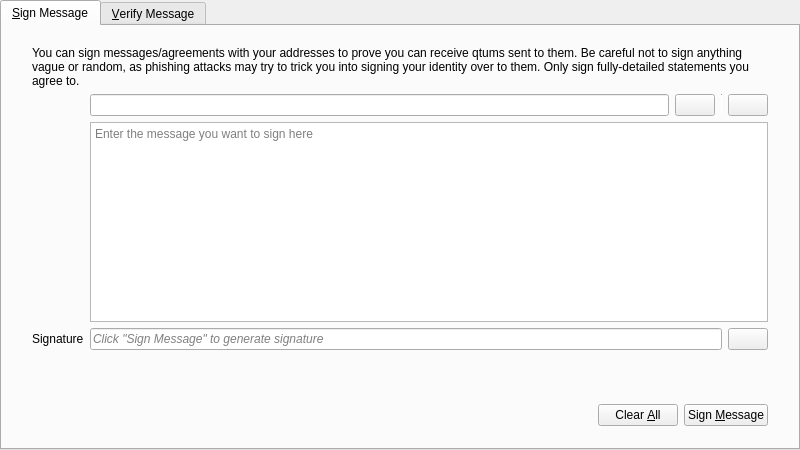
<?xml version="1.0" encoding="UTF-8"?>
<ui version="4.0">
 <class>SignVerifyMessageDialog</class>
 <widget class="QDialog" name="SignVerifyMessageDialog">
  <property name="geometry">
   <rect>
    <x>0</x>
    <y>0</y>
    <width>800</width>
    <height>450</height>
   </rect>
  </property>
  <property name="windowTitle">
   <string>Signatures - Sign / Verify a Message</string>
  </property>
  <property name="modal">
   <bool>true</bool>
  </property>
  <layout class="QVBoxLayout" name="verticalLayout">
   <property name="leftMargin">
    <number>0</number>
   </property>
   <property name="topMargin">
    <number>0</number>
   </property>
   <property name="rightMargin">
    <number>0</number>
   </property>
   <property name="bottomMargin">
    <number>0</number>
   </property>
   <item>
    <widget class="QTabWidget" name="tabWidget">
     <property name="currentIndex">
      <number>0</number>
     </property>
     <widget class="QWidget" name="tabSignMessage">
      <attribute name="title">
       <string>&amp;Sign Message</string>
      </attribute>
      <layout class="QVBoxLayout" name="verticalLayout_SM">
       <property name="leftMargin">
        <number>0</number>
       </property>
       <property name="topMargin">
        <number>0</number>
       </property>
       <property name="rightMargin">
        <number>0</number>
       </property>
       <property name="bottomMargin">
        <number>0</number>
       </property>
       <item>
        <layout class="QVBoxLayout" name="verticalLayout_3">
         <property name="leftMargin">
          <number>30</number>
         </property>
         <property name="topMargin">
          <number>20</number>
         </property>
         <property name="rightMargin">
          <number>30</number>
         </property>
         <property name="bottomMargin">
          <number>20</number>
         </property>
         <item>
          <layout class="QGridLayout" name="gridLayout">
           <item row="1" column="1">
            <layout class="QHBoxLayout" name="horizontalLayout_1_SM">
             <property name="spacing">
              <number>6</number>
             </property>
             <item>
              <widget class="QValidatedLineEdit" name="addressIn_SM">
               <property name="toolTip">
                <string>The VuiCash address to sign the message with</string>
               </property>
              </widget>
             </item>
             <item>
              <widget class="VuiCashPushButton" name="addressBookButton_SM">
               <property name="toolTip">
                <string>Choose previously used address</string>
               </property>
               <property name="text">
                <string/>
               </property>
               <property name="icon">
                <iconset resource="../bitcoin.qrc">
                 <normaloff>:/icons/address-book</normaloff>:/icons/address-book</iconset>
               </property>
               <property name="shortcut">
                <string>Alt+A</string>
               </property>
               <property name="autoDefault">
                <bool>false</bool>
               </property>
              </widget>
             </item>
             <item>
              <widget class="Line" name="vLine">
               <property name="maximumSize">
                <size>
                 <width>1</width>
                 <height>22</height>
                </size>
               </property>
               <property name="orientation">
                <enum>Qt::Vertical</enum>
               </property>
              </widget>
             </item>
             <item>
              <widget class="VuiCashPushButton" name="pasteButton_SM">
               <property name="toolTip">
                <string>Paste address from clipboard</string>
               </property>
               <property name="text">
                <string/>
               </property>
               <property name="icon">
                <iconset resource="../bitcoin.qrc">
                 <normaloff>:/icons/editpaste</normaloff>:/icons/editpaste</iconset>
               </property>
               <property name="shortcut">
                <string>Alt+P</string>
               </property>
               <property name="autoDefault">
                <bool>false</bool>
               </property>
              </widget>
             </item>
            </layout>
           </item>
           <item row="2" column="1">
            <widget class="QPlainTextEdit" name="messageIn_SM">
             <property name="toolTip">
              <string>Enter the message you want to sign here</string>
             </property>
             <property name="placeholderText">
              <string>Enter the message you want to sign here</string>
             </property>
            </widget>
           </item>
           <item row="3" column="1">
            <layout class="QHBoxLayout" name="horizontalLayout_2_SM">
             <property name="spacing">
              <number>6</number>
             </property>
             <item>
              <widget class="QLineEdit" name="signatureOut_SM">
               <property name="font">
                <font>
                 <italic>true</italic>
                </font>
               </property>
               <property name="readOnly">
                <bool>true</bool>
               </property>
               <property name="placeholderText">
                <string>Click &quot;Sign Message&quot; to generate signature</string>
               </property>
              </widget>
             </item>
             <item>
              <widget class="VuiCashPushButton" name="copySignatureButton_SM">
               <property name="toolTip">
                <string>Copy the current signature to the system clipboard</string>
               </property>
               <property name="text">
                <string/>
               </property>
               <property name="icon">
                <iconset resource="../bitcoin.qrc">
                 <normaloff>:/icons/editcopy</normaloff>:/icons/editcopy</iconset>
               </property>
               <property name="autoDefault">
                <bool>false</bool>
               </property>
              </widget>
             </item>
            </layout>
           </item>
           <item row="3" column="0">
            <widget class="QLabel" name="signatureLabel_SM">
             <property name="text">
              <string>Signature</string>
             </property>
             <property name="textFormat">
              <enum>Qt::PlainText</enum>
             </property>
            </widget>
           </item>
           <item row="0" column="0" colspan="2">
            <widget class="QLabel" name="infoLabel_SM">
             <property name="text">
              <string>You can sign messages/agreements with your addresses to prove you can receive qtums sent to them. Be careful not to sign anything vague or random, as phishing attacks may try to trick you into signing your identity over to them. Only sign fully-detailed statements you agree to.</string>
             </property>
             <property name="textFormat">
              <enum>Qt::PlainText</enum>
             </property>
             <property name="wordWrap">
              <bool>true</bool>
             </property>
            </widget>
           </item>
          </layout>
         </item>
        </layout>
       </item>
       <item>
        <widget class="QWidget" name="buttonsContainerWhite" native="true">
         <layout class="QHBoxLayout" name="horizontalLayout">
          <property name="leftMargin">
           <number>30</number>
          </property>
          <property name="topMargin">
           <number>15</number>
          </property>
          <property name="rightMargin">
           <number>30</number>
          </property>
          <item>
           <spacer name="horizontalSpacer_1_SM">
            <property name="orientation">
             <enum>Qt::Horizontal</enum>
            </property>
            <property name="sizeHint" stdset="0">
             <size>
              <width>40</width>
              <height>48</height>
             </size>
            </property>
           </spacer>
          </item>
          <item>
           <widget class="QLabel" name="statusLabel_SM">
            <property name="font">
             <font>
              <weight>75</weight>
              <bold>true</bold>
             </font>
            </property>
            <property name="text">
             <string/>
            </property>
            <property name="wordWrap">
             <bool>true</bool>
            </property>
           </widget>
          </item>
          <item>
           <spacer name="horizontalSpacer_2_SM">
            <property name="orientation">
             <enum>Qt::Horizontal</enum>
            </property>
            <property name="sizeHint" stdset="0">
             <size>
              <width>40</width>
              <height>48</height>
             </size>
            </property>
           </spacer>
          </item>
          <item>
           <widget class="VuiCashPushButton" name="clearButton_SM">
            <property name="toolTip">
             <string>Reset all sign message fields</string>
            </property>
            <property name="text">
             <string>Clear &amp;All</string>
            </property>
            <property name="icon">
             <iconset resource="../bitcoin.qrc">
              <normaloff>:/icons/remove</normaloff>:/icons/remove</iconset>
            </property>
            <property name="autoDefault">
             <bool>false</bool>
            </property>
           </widget>
          </item>
          <item>
           <widget class="VuiCashPushButton" name="signMessageButton_SM">
            <property name="toolTip">
             <string>Sign the message to prove you own this VuiCash address</string>
            </property>
            <property name="text">
             <string>Sign &amp;Message</string>
            </property>
            <property name="icon">
             <iconset resource="../bitcoin.qrc">
              <normaloff>:/icons/edit</normaloff>:/icons/edit</iconset>
            </property>
            <property name="autoDefault">
             <bool>false</bool>
            </property>
           </widget>
          </item>
         </layout>
        </widget>
       </item>
      </layout>
     </widget>
     <widget class="QWidget" name="tabVerifyMessage">
      <attribute name="title">
       <string>&amp;Verify Message</string>
      </attribute>
      <layout class="QVBoxLayout" name="verticalLayout_VM">
       <property name="leftMargin">
        <number>0</number>
       </property>
       <property name="topMargin">
        <number>0</number>
       </property>
       <property name="rightMargin">
        <number>0</number>
       </property>
       <property name="bottomMargin">
        <number>0</number>
       </property>
       <item>
        <layout class="QVBoxLayout" name="verticalLayout_2">
         <property name="leftMargin">
          <number>30</number>
         </property>
         <property name="topMargin">
          <number>20</number>
         </property>
         <property name="rightMargin">
          <number>30</number>
         </property>
         <property name="bottomMargin">
          <number>20</number>
         </property>
         <item>
          <widget class="QLabel" name="infoLabel_VM">
           <property name="text">
            <string>Enter the receiver's address, message (ensure you copy line breaks, spaces, tabs, etc. exactly) and signature below to verify the message. Be careful not to read more into the signature than what is in the signed message itself, to avoid being tricked by a man-in-the-middle attack. Note that this only proves the signing party receives with the address, it cannot prove sendership of any transaction!</string>
           </property>
           <property name="textFormat">
            <enum>Qt::PlainText</enum>
           </property>
           <property name="alignment">
            <set>Qt::AlignLeading|Qt::AlignLeft|Qt::AlignTop</set>
           </property>
           <property name="wordWrap">
            <bool>true</bool>
           </property>
          </widget>
         </item>
         <item>
          <layout class="QHBoxLayout" name="horizontalLayout_1_VM">
           <property name="spacing">
            <number>6</number>
           </property>
           <item>
            <widget class="QValidatedLineEdit" name="addressIn_VM">
             <property name="toolTip">
              <string>The VuiCash address the message was signed with</string>
             </property>
            </widget>
           </item>
           <item>
            <widget class="VuiCashPushButton" name="addressBookButton_VM">
             <property name="toolTip">
              <string>Choose previously used address</string>
             </property>
             <property name="text">
              <string/>
             </property>
             <property name="icon">
              <iconset resource="../bitcoin.qrc">
               <normaloff>:/icons/address-book</normaloff>:/icons/address-book</iconset>
             </property>
             <property name="shortcut">
              <string>Alt+A</string>
             </property>
             <property name="autoDefault">
              <bool>false</bool>
             </property>
            </widget>
           </item>
          </layout>
         </item>
         <item>
          <widget class="QPlainTextEdit" name="messageIn_VM">
           <property name="toolTip">
            <string>The signed message to verify</string>
           </property>
           <property name="placeholderText">
            <string>The signed message to verify</string>
           </property>
          </widget>
         </item>
         <item>
          <widget class="QValidatedLineEdit" name="signatureIn_VM">
           <property name="toolTip">
            <string>The signature given when the message was signed</string>
           </property>
           <property name="placeholderText">
            <string>The signature given when the message was signed</string>
           </property>
          </widget>
         </item>
        </layout>
       </item>
       <item>
        <widget class="QWidget" name="buttonsContainerWhite_" native="true">
         <layout class="QHBoxLayout" name="horizontalLayout_2">
          <property name="leftMargin">
           <number>30</number>
          </property>
          <property name="topMargin">
           <number>15</number>
          </property>
          <property name="rightMargin">
           <number>30</number>
          </property>
          <item>
           <spacer name="horizontalSpacer_1_VM">
            <property name="orientation">
             <enum>Qt::Horizontal</enum>
            </property>
            <property name="sizeHint" stdset="0">
             <size>
              <width>40</width>
              <height>48</height>
             </size>
            </property>
           </spacer>
          </item>
          <item>
           <widget class="QLabel" name="statusLabel_VM">
            <property name="font">
             <font>
              <weight>75</weight>
              <bold>true</bold>
             </font>
            </property>
            <property name="text">
             <string/>
            </property>
            <property name="wordWrap">
             <bool>true</bool>
            </property>
           </widget>
          </item>
          <item>
           <spacer name="horizontalSpacer_2_VM">
            <property name="orientation">
             <enum>Qt::Horizontal</enum>
            </property>
            <property name="sizeHint" stdset="0">
             <size>
              <width>40</width>
              <height>48</height>
             </size>
            </property>
           </spacer>
          </item>
          <item>
           <widget class="VuiCashPushButton" name="clearButton_VM">
            <property name="toolTip">
             <string>Reset all verify message fields</string>
            </property>
            <property name="text">
             <string>Clear &amp;All</string>
            </property>
            <property name="icon">
             <iconset resource="../bitcoin.qrc">
              <normaloff>:/icons/remove</normaloff>:/icons/remove</iconset>
            </property>
            <property name="autoDefault">
             <bool>false</bool>
            </property>
           </widget>
          </item>
          <item>
           <widget class="VuiCashPushButton" name="verifyMessageButton_VM">
            <property name="toolTip">
             <string>Verify the message to ensure it was signed with the specified VuiCash address</string>
            </property>
            <property name="text">
             <string>Verify &amp;Message</string>
            </property>
            <property name="icon">
             <iconset resource="../bitcoin.qrc">
              <normaloff>:/icons/transaction_0</normaloff>:/icons/transaction_0</iconset>
            </property>
            <property name="autoDefault">
             <bool>false</bool>
            </property>
           </widget>
          </item>
         </layout>
        </widget>
       </item>
      </layout>
     </widget>
    </widget>
   </item>
  </layout>
 </widget>
 <customwidgets>
  <customwidget>
   <class>QValidatedLineEdit</class>
   <extends>QLineEdit</extends>
   <header>qt/qvalidatedlineedit.h</header>
  </customwidget>
  <customwidget>
   <class>VuiCashPushButton</class>
   <extends>QPushButton</extends>
   <header>qt/qtumpushbutton.h</header>
  </customwidget>
 </customwidgets>
 <resources>
  <include location="../bitcoin.qrc"/>
 </resources>
 <connections/>
</ui>
